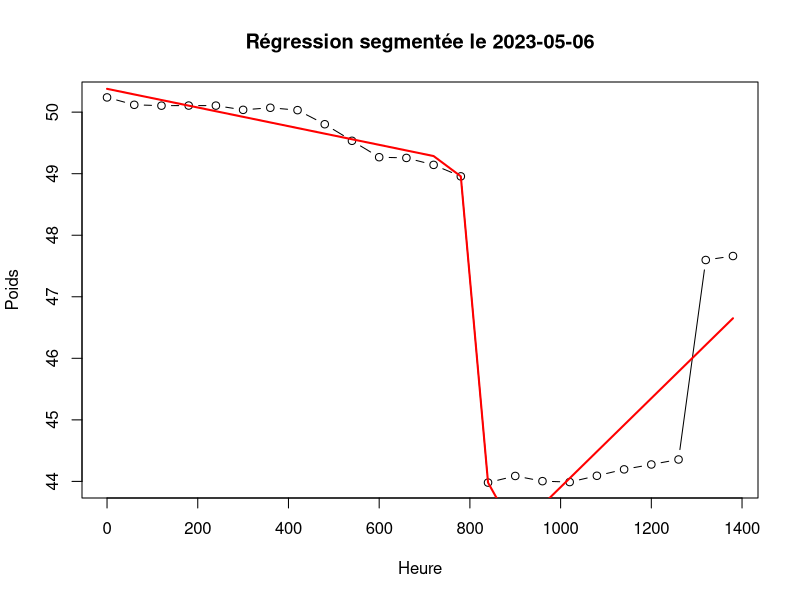
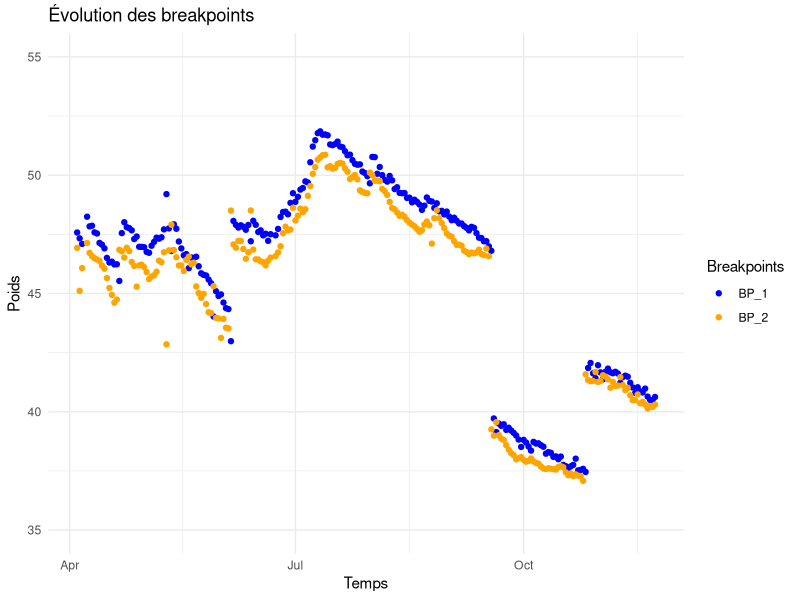

The R source for these figures, in order: (Note: this script raises an error after producing the figures.)
library(readxl)
library(segmented)
library(dplyr)
library(ggplot2)

# Charger les données
poids_ruches <- read_excel("BD/Weight_2023_Sica_Confoux.xlsx")
colnames(poids_ruches) <- c("date", "Confoux - 412", "Confoux - 409", "Confoux - 435",
                            "Confoux - 430", "Confoux - 404", "Confoux - 405",
                            "Sica - 415", "Sica - 428", "Sica - 444",
                            "Sica - 412", "Sica - Y", "Sica - 89")

poids_sica <- poids_ruches %>%
  select(1,(ncol(poids_ruches)-5):ncol(poids_ruches))

poids_sica$date <- as.POSIXct(poids_sica$date,format = "%Y-%m-%d %H:%M:%S")
poids_sica$heure <- as.numeric(format(poids_sica$date, "%H")) * 60 + as.numeric(format(poids_sica$date, "%M"))
poids_sica$date <- as.Date(poids_sica$date)
poids_sica <- poids_sica %>%
  filter(date >="2023-04-04" & date <= "2023-11-23")

poids_moyen <- data.frame(date = poids_sica$date, heure = poids_sica$heure, poids = rowMeans(poids_sica[, -c(1, ncol(poids_sica))], na.rm = TRUE))
#

# Initialiser une table vide pour stocker les breakpoints
breakpoints_table <- data.frame(
  date = as.Date(NA),
  BP_1 = character(1),
  poids_BP_1 = numeric(1),
  BP_2 = character(1),
  poids_BP_2 = numeric(1),
  stringsAsFactors = FALSE
)

jours_erreurs <- list()

for (i in unique(poids_moyen$date)) {
  poids_jour <- subset(poids_moyen, date == i)

  modele <- lm(poids ~ heure, data = poids_jour)

  modele_seg <- try(segmented(modele, seg.Z = ~heure, psi = c(400,800)), silent = TRUE)

  breakpoints <- modele_seg$psi[, "Est."]

  # Si on n'a pas obtenu 2 breakpoints, on passe ce jour
  if (length(breakpoints) < 2) {
    message(paste("Moins de 2 breakpoints estimés pour le jour:", i))
    jours_erreurs <<- append(jours_erreurs, as.character(as.Date(i)))
    next
  }

  format_time <- function(minutes) {
    hours <- floor(as.integer(minutes) / 60)  # Conversion explicite en entier
    mins <- as.integer(minutes) %% 60        # Conversion explicite en entier
    return(sprintf("%02d:%02d", hours, mins))
  }


  BP_1_time <- format_time(breakpoints[1])
  BP_2_time <- format_time(breakpoints[2])

  ordonnee_1 <- predict(modele_seg, newdata = data.frame(heure = breakpoints[1]))
  ordonnee_2 <- predict(modele_seg, newdata = data.frame(heure = breakpoints[2]))

  breakpoints_table <- rbind(
    breakpoints_table,
    data.frame(
      date = as.Date(i),
      BP_1 = BP_1_time,
      poids_BP_1 = ordonnee_1,
      BP_2 = BP_2_time,
      poids_BP_2 = ordonnee_2
    )
  )
}

breakpoints_table <- breakpoints_table %>%
  slice(-1)

test <- subset(poids_moyen, date == "2023-05-10")
modele <- lm(poids ~ heure, data = test)
modele_seg <- segmented(modele, seg.Z = ~heure, npsi = 2)
plot(test$heure, test$poids, type = "b", main = paste("Régression segmentée le 2023-05-06"), xlab = "Heure", ylab = "Poids")
lines(test$heure, predict(modele_seg), col = "red", lwd = 2)

for (i in jours_erreurs) {
  erreur <- subset(poids_moyen, date == i)
  modele <- lm(poids ~ heure, data = erreur)
  modele_seg <- segmented(modele, seg.Z = ~heure, npsi = 1)
  plot(erreur$heure, erreur$poids, type = "b", main = paste("Régression segmentée le", i), xlab = "Heure", ylab = "Poids")
  lines(erreur$heure, predict(modele_seg), col = "red", lwd = 2)
}


ggplot(breakpoints_table) +
  geom_point(aes(x = date, y = poids_BP_1, color = "BP_1"), alpha = 1) +
  geom_point(aes(x = date, y = poids_BP_2, color = "BP_2"), alpha = 1) +
  labs(title = "Évolution des breakpoints", x = "Temps", y = "Poids") +
  scale_y_continuous(limits = c(35, 55)) +
  scale_color_manual(values = c("BP_1" = "blue", "BP_2" = "orange"), name = "Breakpoints") +
  theme_minimal()

#Conversion des heures:minutes en heures (ex: 07:30 devient 7,5)
BP_1_numeric <- as.numeric(substr(breakpoints_table$BP_1, 1, 2)) +
  as.numeric(substr(breakpoints_table$BP_1, 4, 5)) / 60
BP_2_numeric <- as.numeric(substr(breakpoints_table$BP_2, 1, 2)) +
  as.numeric(substr(breakpoints_table$BP_2, 4, 5)) / 60

lm_BP1 <- lm(BP_1_numeric ~ as.numeric(date), data = breakpoints_table)
lm_BP2 <- lm(BP_2_numeric ~ as.numeric(date), data = breakpoints_table)

# Calcul du R2
R2_BP1 <- summary(lm_BP1)$r.squared
R2_BP2 <- summary(lm_BP2)$r.squared

#Droites de régression pour les breakpoints 1 et 2
BP_1_trend <- predict(lm_BP1, newdata = breakpoints_table)
BP_2_trend <- predict(lm_BP2, newdata = breakpoints_table)

# Calcul d'une position pour placer les R² (90% du range de dates)
date_range <- range(breakpoints_table$date)
annot_date <- date_range[1] + 0.9 * as.numeric(difftime(date_range[2], date_range[1], units = "days"))

ggplot(breakpoints_table, aes(x = date)) +
  geom_point(aes(y = BP_1_numeric, color = "Breakpoint 1")) +
  geom_point(aes(y = BP_2_numeric, color = "Breakpoint 2")) +
  geom_line(aes(y = BP_1_trend), linetype = "solid", col = 'darkgreen', size=1) +
  geom_line(aes(y = BP_2_trend), linetype = "solid", col = "#D5006D", size=1) +
  labs(
    #title = "Comparaison des breakpoints 1 et 2", 
    x = "Jour", y = "Heure") +
  scale_y_continuous(breaks = seq(0, 24, by = 1), limits = c(0, 24)) +
  scale_color_manual(values = c("Breakpoint 1" = "green", "Breakpoint 2" = "pink"), name = "Breakpoints") +
  theme_minimal() +
  # Ajouter les R2 sur le graphique
  annotate("text", x = max(breakpoints_table$date) * 0.9, y = max(BP_1_numeric), label = paste("R² BP1 = ", round(R2_BP1, 2)), color = "darkgreen", hjust = 0) +
  annotate("text", x = max(breakpoints_table$date) * 0.9, y = max(BP_2_numeric), label = paste("R² BP2 = ", round(R2_BP2, 2)), color = "#D5006D", hjust = 0)

#Explication des ajouts :

breakpoints_table <- breakpoints_table %>%
  mutate(variation_poids = (poids_BP_2 - poids_BP_1) / (BP_2_numeric - BP_1_numeric))

breakpoints_table_filtre <- breakpoints_table %>%
  filter(!date %in% as.Date(c("2023-05-10", "2023-09-18","2023-10-26")))

BP_1_numeric_f <- as.numeric(substr(breakpoints_table_filtre$BP_1, 1, 2)) +
  as.numeric(substr(breakpoints_table_filtre$BP_1, 4, 5)) / 60
BP_2_numeric_f <- as.numeric(substr(breakpoints_table_filtre$BP_2, 1, 2)) +
  as.numeric(substr(breakpoints_table_filtre$BP_2, 4, 5)) / 60

#calcul des pentes
breakpoints_table_filtre <- breakpoints_table_filtre %>%
  mutate(variation_poids = (poids_BP_2 - poids_BP_1) / (BP_2_numeric_f - BP_1_numeric_f))

ggplot(breakpoints_table, aes(x = date, y = variation_poids)) +
  geom_point(color = "blue") +
  labs(x = "Jour", y = "Pente en gramme par heure") +
  scale_y_continuous(breaks = seq(min(breakpoints_table$variation_poids),
                                  max(breakpoints_table$variation_poids),
                                  by = 1)) +
  theme_minimal()

#REMARQUES: variations étonnantes pour certaine journées
#le 10/05/2023 : -2,46g  (1h01 et 3g environ)
#le 18/09/2023 : -7,46g (ici on a une grande différence de poids entre les 2 BP : 1h07 pour 8,5g)
#le 26/10/2023 : + 2,87g (1h24 et 3,3g environ)

# test2 <- subset(poids_moyen, date == "2023-09-18")
# modele <- lm(poids ~ heure, data = test)
# modele_seg <- segmented(modele, seg.Z = ~heure, npsi = 2)
# plot(test$heure, test$poids, type = "b", main = paste("Régression segmentée le 18/09/2023"), xlab = "Heure", ylab = "Poids")
# lines(test$heure, predict(modele_seg), col = "red", lwd = 2)

#enlever les 3 valeurs extrêmes et refaire le graphe + rajouter la RL:

ggplot(breakpoints_table_filtre, aes(x = date, y = variation_poids)) +
  geom_point(color = "blue", size = 1) +
  geom_smooth(method = "lm", color = "red", se = FALSE) +
  labs(x = "Jour", y = "Pente en gramme par heure") +
  scale_y_continuous(breaks = c(0,seq(from = min(breakpoints_table_filtre$variation_poids),
                                  to = max(breakpoints_table_filtre$variation_poids),
                                  by = 1))) +
  theme_minimal()
